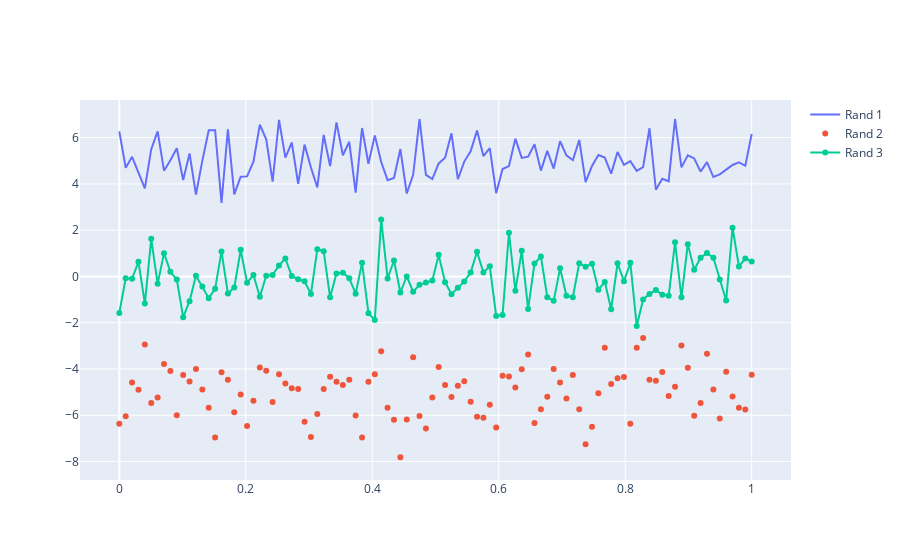

Notebook code for this chart:
### Code cell
import plotly.express as px
import plotly.graph_objects as go
import numpy as np
import pandas as pd

from plotly.offline import init_notebook_mode, iplot, plot, download_plotlyjs

import cufflinks as cf
init_notebook_mode(connected=True)
cf.go_offline()

rx1 = np.linspace(0, 1, 100)
ry0 = np.random.randn(100) + 5
ry1 = np.random.randn(100) - 5
ry2 = np.random.randn(100)

fig = go.Figure()
fig.add_trace(go.Scatter(x=rx1, y=ry0, mode='lines', name='Rand 1'))
fig.add_trace(go.Scatter(x=rx1, y=ry1, mode='markers', name='Rand 2'))
fig.add_trace(go.Scatter(x=rx1, y=ry2, mode='lines+markers', name='Rand 3'))
